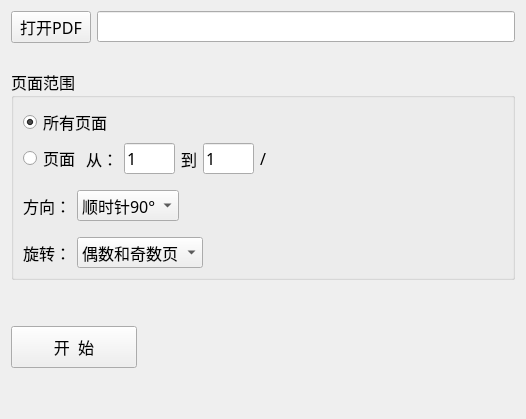
      <widget class="QWidget" name="rotate">
       <layout class="QVBoxLayout" name="verticalLayout_5">
        <item>
         <layout class="QHBoxLayout" name="horizontalLayout_15">
          <item>
           <widget class="QPushButton" name="btn_rotate">
            <property name="sizePolicy">
             <sizepolicy hsizetype="Fixed" vsizetype="Fixed">
              <horstretch>0</horstretch>
              <verstretch>0</verstretch>
             </sizepolicy>
            </property>
            <property name="font">
             <font>
              <family>MiSans</family>
              <pointsize>12</pointsize>
             </font>
            </property>
            <property name="text">
             <string>打开PDF</string>
            </property>
           </widget>
          </item>
          <item>
           <widget class="MyLineEdit" name="lineEdit_rotate">
            <property name="sizePolicy">
             <sizepolicy hsizetype="Preferred" vsizetype="Fixed">
              <horstretch>0</horstretch>
              <verstretch>0</verstretch>
             </sizepolicy>
            </property>
            <property name="font">
             <font>
              <family>MiSans</family>
              <pointsize>12</pointsize>
             </font>
            </property>
           </widget>
          </item>
         </layout>
        </item>
        <item>
         <spacer name="verticalSpacer_9">
          <property name="orientation">
           <enum>Qt::Vertical</enum>
          </property>
          <property name="sizeType">
           <enum>QSizePolicy::Fixed</enum>
          </property>
          <property name="sizeHint" stdset="0">
           <size>
            <width>20</width>
            <height>20</height>
           </size>
          </property>
         </spacer>
        </item>
        <item>
         <widget class="QGroupBox" name="groupBox_5">
          <property name="font">
           <font>
            <family>MiSans</family>
            <pointsize>12</pointsize>
           </font>
          </property>
          <property name="title">
           <string>页面范围</string>
          </property>
          <layout class="QVBoxLayout" name="verticalLayout_6">
           <item>
            <widget class="QRadioButton" name="radioButton_4">
             <property name="font">
              <font>
               <family>MiSans</family>
               <pointsize>12</pointsize>
              </font>
             </property>
             <property name="text">
              <string>所有页面</string>
             </property>
             <property name="checked">
              <bool>true</bool>
             </property>
            </widget>
           </item>
           <item>
            <layout class="QHBoxLayout" name="horizontalLayout_3" stretch="1,1,1,1,1,1,1,50">
             <item>
              <widget class="QRadioButton" name="radioButton_5">
               <property name="font">
                <font>
                 <family>MiSans</family>
                 <pointsize>12</pointsize>
                </font>
               </property>
               <property name="text">
                <string>页面</string>
               </property>
               <property name="checked">
                <bool>false</bool>
               </property>
              </widget>
             </item>
             <item>
              <widget class="QLabel" name="label_7">
               <property name="font">
                <font>
                 <family>MiSans</family>
                 <pointsize>12</pointsize>
                </font>
               </property>
               <property name="text">
                <string>从：</string>
               </property>
              </widget>
             </item>
             <item>
              <widget class="QLineEdit" name="lineEdit_start">
               <property name="font">
                <font>
                 <family>MiSans</family>
                 <pointsize>12</pointsize>
                </font>
               </property>
               <property name="text">
                <string>1</string>
               </property>
              </widget>
             </item>
             <item>
              <widget class="QLabel" name="label_8">
               <property name="font">
                <font>
                 <family>MiSans</family>
                 <pointsize>12</pointsize>
                </font>
               </property>
               <property name="text">
                <string>到</string>
               </property>
              </widget>
             </item>
             <item>
              <widget class="QLineEdit" name="lineEdit_end">
               <property name="font">
                <font>
                 <family>MiSans</family>
                 <pointsize>12</pointsize>
                </font>
               </property>
               <property name="text">
                <string>1</string>
               </property>
              </widget>
             </item>
             <item>
              <widget class="QLabel" name="label_9">
               <property name="sizePolicy">
                <sizepolicy hsizetype="Preferred" vsizetype="Preferred">
                 <horstretch>0</horstretch>
                 <verstretch>0</verstretch>
                </sizepolicy>
               </property>
               <property name="font">
                <font>
                 <family>MiSans</family>
                 <pointsize>12</pointsize>
                </font>
               </property>
               <property name="text">
                <string>/</string>
               </property>
               <property name="alignment">
                <set>Qt::AlignRight|Qt::AlignTrailing|Qt::AlignVCenter</set>
               </property>
              </widget>
             </item>
             <item>
              <widget class="QLabel" name="max_page">
               <property name="font">
                <font>
                 <family>MiSans</family>
                 <pointsize>12</pointsize>
                </font>
               </property>
               <property name="text">
                <string/>
               </property>
              </widget>
             </item>
             <item>
              <spacer name="horizontalSpacer_8">
               <property name="orientation">
                <enum>Qt::Horizontal</enum>
               </property>
               <property name="sizeHint" stdset="0">
                <size>
                 <width>40</width>
                 <height>20</height>
                </size>
               </property>
              </spacer>
             </item>
            </layout>
           </item>
           <item>
            <spacer name="verticalSpacer_11">
             <property name="orientation">
              <enum>Qt::Vertical</enum>
             </property>
             <property name="sizeType">
              <enum>QSizePolicy::Fixed</enum>
             </property>
             <property name="sizeHint" stdset="0">
              <size>
               <width>20</width>
               <height>10</height>
              </size>
             </property>
            </spacer>
           </item>
           <item>
            <layout class="QHBoxLayout" name="horizontalLayout_5">
             <item>
              <widget class="QLabel" name="label_6">
               <property name="font">
                <font>
                 <family>MiSans</family>
                 <pointsize>12</pointsize>
                </font>
               </property>
               <property name="text">
                <string>方向：</string>
               </property>
              </widget>
             </item>
             <item>
              <widget class="QComboBox" name="comboBox">
               <property name="font">
                <font>
                 <family>MiSans</family>
                 <pointsize>12</pointsize>
                </font>
               </property>
               <item>
                <property name="text">
                 <string>顺时针90°</string>
                </property>
               </item>
               <item>
                <property name="text">
                 <string>逆时针90°</string>
                </property>
               </item>
               <item>
                <property name="text">
                 <string>180°</string>
                </property>
               </item>
              </widget>
             </item>
             <item>
              <spacer name="horizontalSpacer_4">
               <property name="orientation">
                <enum>Qt::Horizontal</enum>
               </property>
               <property name="sizeHint" stdset="0">
                <size>
                 <width>40</width>
                 <height>20</height>
                </size>
               </property>
              </spacer>
             </item>
            </layout>
           </item>
           <item>
            <spacer name="verticalSpacer_60">
             <property name="orientation">
              <enum>Qt::Vertical</enum>
             </property>
             <property name="sizeType">
              <enum>QSizePolicy::Fixed</enum>
             </property>
             <property name="sizeHint" stdset="0">
              <size>
               <width>20</width>
               <height>10</height>
              </size>
             </property>
            </spacer>
           </item>
           <item>
            <layout class="QHBoxLayout" name="horizontalLayout_12">
             <item>
              <widget class="QLabel" name="label_11">
               <property name="font">
                <font>
                 <family>MiSans</family>
                 <pointsize>12</pointsize>
                </font>
               </property>
               <property name="text">
                <string>旋转：</string>
               </property>
              </widget>
             </item>
             <item>
              <widget class="QComboBox" name="comboBox_2">
               <property name="font">
                <font>
                 <family>MiSans</family>
                 <pointsize>12</pointsize>
                </font>
               </property>
               <item>
                <property name="text">
                 <string>偶数和奇数页</string>
                </property>
               </item>
               <item>
                <property name="text">
                 <string>仅偶数页</string>
                </property>
               </item>
               <item>
                <property name="text">
                 <string>仅奇数页</string>
                </property>
               </item>
              </widget>
             </item>
             <item>
              <spacer name="horizontalSpacer_7">
               <property name="orientation">
                <enum>Qt::Horizontal</enum>
               </property>
               <property name="sizeHint" stdset="0">
                <size>
                 <width>40</width>
                 <height>20</height>
                </size>
               </property>
              </spacer>
             </item>
            </layout>
           </item>
          </layout>
         </widget>
        </item>
        <item>
         <spacer name="verticalSpacer_8">
          <property name="orientation">
           <enum>Qt::Vertical</enum>
          </property>
          <property name="sizeType">
           <enum>QSizePolicy::Fixed</enum>
          </property>
          <property name="sizeHint" stdset="0">
           <size>
            <width>20</width>
            <height>40</height>
           </size>
          </property>
         </spacer>
        </item>
        <item>
         <layout class="QHBoxLayout" name="horizontalLayout_11" stretch="1,3">
          <item>
           <widget class="QPushButton" name="btn_rotate_1">
            <property name="minimumSize">
             <size>
              <width>0</width>
              <height>42</height>
             </size>
            </property>
            <property name="font">
             <font>
              <family>MiSans</family>
              <pointsize>12</pointsize>
             </font>
            </property>
            <property name="text">
             <string>开  始</string>
            </property>
           </widget>
          </item>
          <item>
           <spacer name="horizontalSpacer">
            <property name="orientation">
             <enum>Qt::Horizontal</enum>
            </property>
            <property name="sizeHint" stdset="0">
             <size>
              <width>40</width>
              <height>20</height>
             </size>
            </property>
           </spacer>
          </item>
         </layout>
        </item>
        <item>
         <spacer name="verticalSpacer_7">
          <property name="orientation">
           <enum>Qt::Vertical</enum>
          </property>
          <property name="sizeHint" stdset="0">
           <size>
            <width>20</width>
            <height>40</height>
           </size>
          </property>
         </spacer>
        </item>
       </layout>
      </widget>
